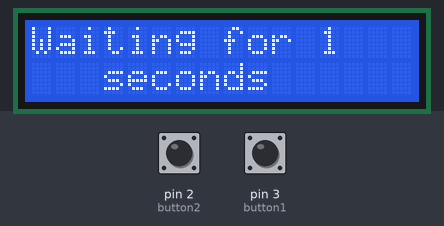
The sketch below on a simulated Arduino Uno, built with avr-gcc and run on an emulated ATmega328P. On the bench: 16×2 character LCD. The test bench sets the inputs (shaded band); at power-on: pin 3 (button1) LOW, pin 2 (button2) LOW.

Above: at 1.2 s.
1.3 s: pin 3 (button1) pulled HIGH for 0.15 s
At 2.9 s:
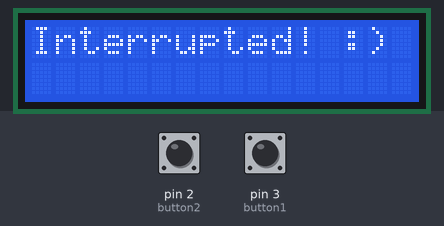
3.5 s: pin 2 (button2) pulled HIGH for 0.15 s
At 4.7 s:
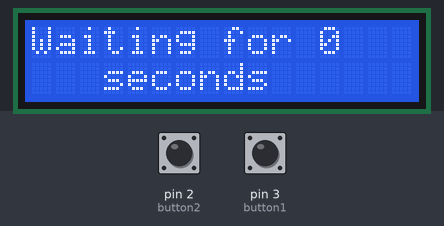
6.6 s: pin 3 (button1) pulled HIGH for 1 s
At 7.4 s:
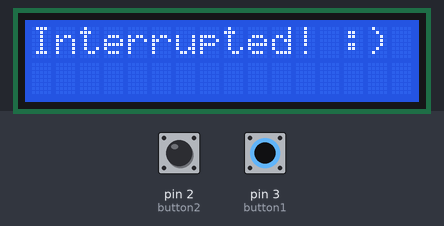
9.1 s: pin 2 (button2) pulled HIGH for 1 s
At 12.9 s:
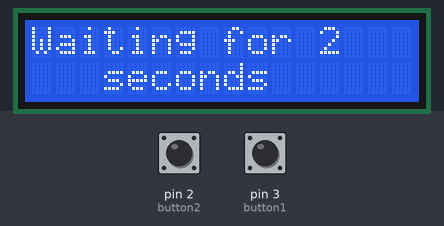
13.1 s: pin 3 (button1) pulled HIGH for 3.2 s
At 14.0 s:
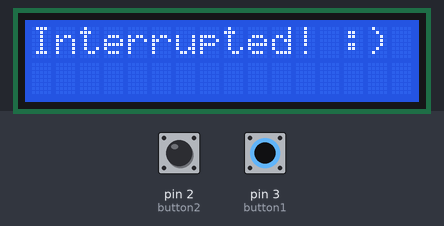
Timing chart, 0 to 16.1 s (numbered marks = the images above; inputs shaded):
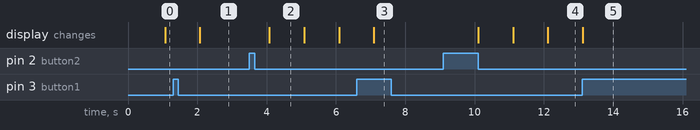

Measured:
- after the input at 1.3 s, the display: changes after 0.77 s (image 1)
- after the input at 3.5 s, the display: changes after 0.58 s (image 2)
- after the input at 6.6 s, the display: changes after 0.49 s (image 3)
- after the input at 9.1 s, the display: first changes after 1.0 s (image 4 shows a later state)
- after the input at 13.1 s, the display: changes at once (image 5)
- what the display in image 2 shows lasts 1.0 s, from 4.1 s to 5.1 s

The sketch:

Lab7_Interrupts.ino
```cpp
// 1- Harsh Dasika - 652855943
// 2- Lab 7 - Interrupts
// 3- Description - what is this code supposed to do?
// 4- Assumptions - No assumptions made
// 5- References - Only used the links provided in the lab assignment document
// 6- Demo - In-person demonstration, 11/7/2022, 4:14pm, TA: Michael


// include the library code:
#include <LiquidCrystal.h>

// initialize the library by associating any needed LCD interface pin
// with the arduino pin number it is connected to
const int rs = 12, en = 11, d4 = 7, d5 = 6, d6 = 5, d7 = 4;
LiquidCrystal lcd(rs, en, d4, d5, d6, d7);

const int button1 = 3;
const int button2 = 2;
int pressbutton = 0;
int value = 0;
int press1 = 0;
int press2 = 0;
unsigned long myTime;
boolean pressed = true;


void setup(){
  Serial.begin(9600);
  lcd.begin(16, 2);
  pinMode(button1, INPUT);
  pinMode(button2, INPUT);
  attachInterrupt(digitalPinToInterrupt(button1), button1_Interrupt, CHANGE);  // interrupt for button 1
  attachInterrupt(digitalPinToInterrupt(button2), button2_Interrupt, CHANGE);  // interrupt for button 2
}

void button1_Interrupt(){
  pressed = false;    // set it to false when pressed
  myTime = 0;     // reset time

}

void button2_Interrupt(){
  pressed = true;      // set to opposite of button 1
}


void loop(){

  if(!pressed){   // if pressed
    lcd.clear();     // clear screen
    lcd.print("Interrupted! :)");   // print interrupted
  }
  else{

    lcd.setCursor(0,0);

    lcd.print("Waiting for " + String(myTime++) + "   ");  // time counter

    lcd.setCursor(0,1);
    lcd.print("   seconds");  // just printing seconds on 2nd line
  }

  delay(1000);

}
```
